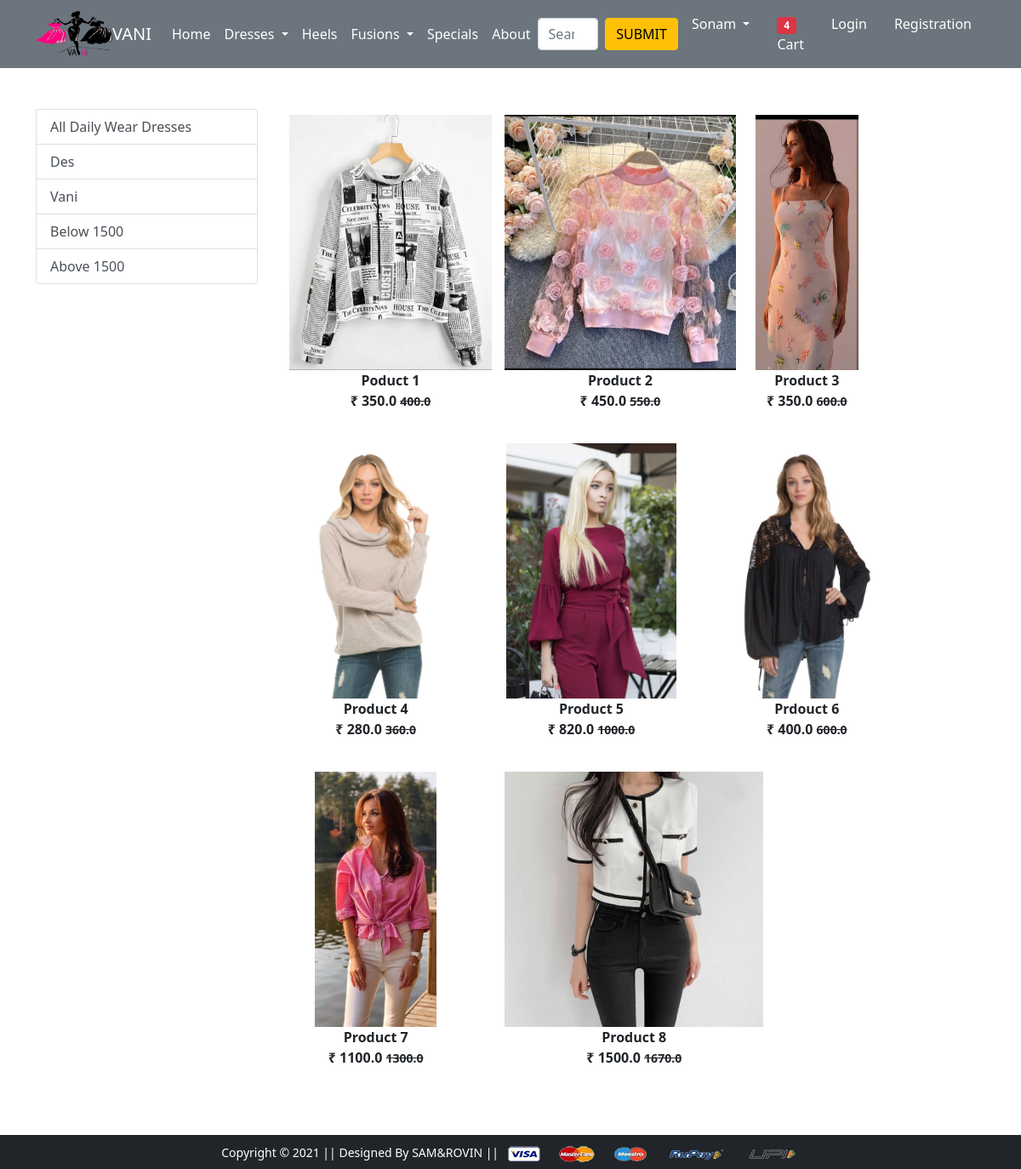
The app's page /daily/ with its own data.
### app/models.py (models this page shows)
class Product(models.Model):
    title= models.CharField(max_length=100)
    selling_price = models.FloatField()
    discounted_price = models.FloatField()
    description = models.TextField()
    brand = models.CharField(max_length=100)
    category = models.CharField(choices=CATEGORY_CHOICES,max_length=2)
    product_image = models.ImageField(upload_to ='productimg')

### app/views.py (the view)
# urls.py: path('daily/', views.dailyd, name='dailyd'),
def dailyd(request, data=None):
  if data == None:
    daily = Product.objects.filter(category='D')
  elif data == 'des' or data == 'vani' :
    daily = Product.objects.filter(category='D').filter(brand=data)
  elif data =='below':
    daily = Product.objects.filter(category='D').filter(discounted_price__lt=1500)
  elif data == 'above':
    daily = Product.objects.filter(category='D').filter(discounted_price__gt=1500)
  return render(request,'app/dailyd.html', {'daily':daily} )

### app/templates/app/dailyd.html (shortened to what this page needs)
{% extends 'app/base.html' %} {% load static %}  {% block main-content %}
<div class="container my-5">
  <div class="row">
    <div class="col-sm-3">
      <div class="list-group">
        <a
          href="{% url 'dailyd'%}"
          class="list-group-item list-group-item-action"
          aria-current="true"
          >All Daily Wear Dresses</a
        >
        <a
          href="{% url 'dailyddata' 'des'%}"
          class="list-group-item list-group-item-action"
          aria-current="true"
          >Des</a
        >
        <a
          href="{% url 'dailyddata' 'vani'%}"
          class="list-group-item list-group-item-action"
          >Vani</a
        >
        <a
          href="{% url 'dailyddata' 'below'%}"
          class="list-group-item list-group-item-action"
          >Below 1500</a
        >
        <a
          href="{% url 'dailyddata' 'above'%}"
          class="list-group-item list-group-item-action"
          >Above 1500</a
        >
      </div>
    </div>
    <div class="col-sm-8">
      <div class="row">
        {%for product in daily%}
        <div class="col-sm-4 text-center mb-4">
          <a href="{% url 'product-detail' product.id %}" class="btn">
            <div class="item">
              <img src="{{product.product_image.url}}" alt="" height="300" />
              <div class="fw-bold">{{product.title}}</div>
              <div class="fw-bold">
                ₹ {{product.discounted_price}}
                <small class="=fw-light text-decoration-line-through"
                  >{{product.selling_price}}</small
                >
              </div>
            </div>
          </a>
        </div>
        {% endfor %}
      </div>
    </div>
  </div>
</div>
{% endblock main-content %}

### app/templates/app/base.html (shortened to what this page needs)
<!DOCTYPE html>
{% load static %}
<html lang="en">
  <head>
    <link
      href="https://cdn.jsdelivr.net/npm/bootstrap@5.0.0-beta1/dist/css/bootstrap.min.css"
      rel="stylesheet"
    />
    <link rel="stylesheet" href="{% static 'app/css/owl.carousel.min.css' %}" />
    <link rel="stylesheet" href="{% static 'app/css/style.css' %}" />
  </head>
  <body>
    <nav class="navbar navbar-expand-lg navbar-dark bg-secondary">
      <div class="container">
        <img
          src="{% static 'app/images/banner/LOGO.png'%}"
          height="55px"
          width="90px"
          alt="..."
        />
        <a class="navbar-brand" href="/">VANI</a>
        <div class="collapse navbar-collapse" id="navbarSupportedContent">
          <ul class="navbar-nav me-auto mb-2 mb-lg-0">
            <li class="nav-item">
              <a class="nav-link active" aria-current="page" href="/">Home</a>
            </li>
            <li class="nav-item dropdown">
              <a
                class="nav-link dropdown-toggle text-white"
                href="#"
                id="dressesDropdown"
                role="button"
                data-bs-toggle="dropdown"
                aria-expanded="false"
              >
                Dresses
              </a>
            </li>
            <li class="nav-item">
              <a
                class="nav-link active"
                aria-current="page"
                href="{%url 'heelsh'%}"
                >Heels</a
              >
            </li>
            <li class="nav-item dropdown">
              <a
                class="nav-link dropdown-toggle text-white"
                href="#"
                id="fusionsDropdown"
                role="button"
                data-bs-toggle="dropdown"
                aria-expanded="false"
              >
                Fusions
              </a>
            </li>
            <li class="nav-item">
              <a
                class="nav-link active"
                aria-current="page"
                href="{%url 'specialf'%}"
                >Specials</a
              >
            </li>
            <li class="nav-item">
              <a class="nav-link active" aria-current="page" href="/">About</a>
            </li>
          </ul>
          <form class="d-flex">
            <input
              class="form-control me-2"
              type="search"
              placeholder="Search"
              aria-label="Search"
            />
            <button class="btn btn-warning" type="submit">SUBMIT</button>
          </form>
          <div>
            <ul class="navbar-nav me-auto mb-2 mb-lg-0">
              <li class="nav-item dropdown mx-2">
                <a
                  class="nav-link dropdown-toggle text-white"
                  href="#"
                  id="profileDropdown"
                  role="button"
                  data-bs-toggle="dropdown"
                  aria-expanded="false"
                >
                  Sonam
                </a>
              </li>
              <li class="nav-item mx-2">
                <a href="{% url 'add-to-cart' %}" class="nav-link text-white"
                  ><span class="badge bg-danger">4</span> Cart
                </a>
              </li>
              <li class="nav-item mx-2">
                <a href="{% url 'login' %}" class="nav-link text-white"
                  >Login</a
                >
              </li>
              <li class="nav-item mx-2">
                <a
                  href="{% url 'customerregistration' %}"
                  class="nav-link text-white"
                  >Registration</a
                >
              </li>
            </ul>
          </div>
        </div>
      </div>
    </nav>
     {% block main-content %} {% endblock main-content %}
    <footer class="container-fluid bg-dark text-center p-2 mt-5">
      <small class="text-white"
        >Copyright &copy; 2021 || Designed By SAM&ROVIN ||
      </small>
      <img
        src="{% static 'app/images/payment.png' %}"
        alt=""
        srcset=""
        class="img-fluid"
        height="2px"
      />
    </footer>
  </body>
</html>

### records on screen
Product: product_image (picture), title "Poduct 1", discounted_price "350.0", selling_price "400.0"
Product: product_image (picture), title "Product 2", discounted_price "450.0", selling_price "550.0"
Product: product_image (picture), title "Product 3", discounted_price "350.0", selling_price "600.0"
Product: product_image (picture), title "Product 4", discounted_price "280.0", selling_price "360.0"
Product: product_image (picture), title "Product 5", discounted_price "820.0", selling_price "1000.0"
Product: product_image (picture), title "Prdouct 6", discounted_price "400.0", selling_price "600.0"
Product: product_image (picture), title "Product 7", discounted_price "1100.0", selling_price "1300.0"
Product: product_image (picture), title "Product 8", discounted_price "1500.0", selling_price "1670.0"
